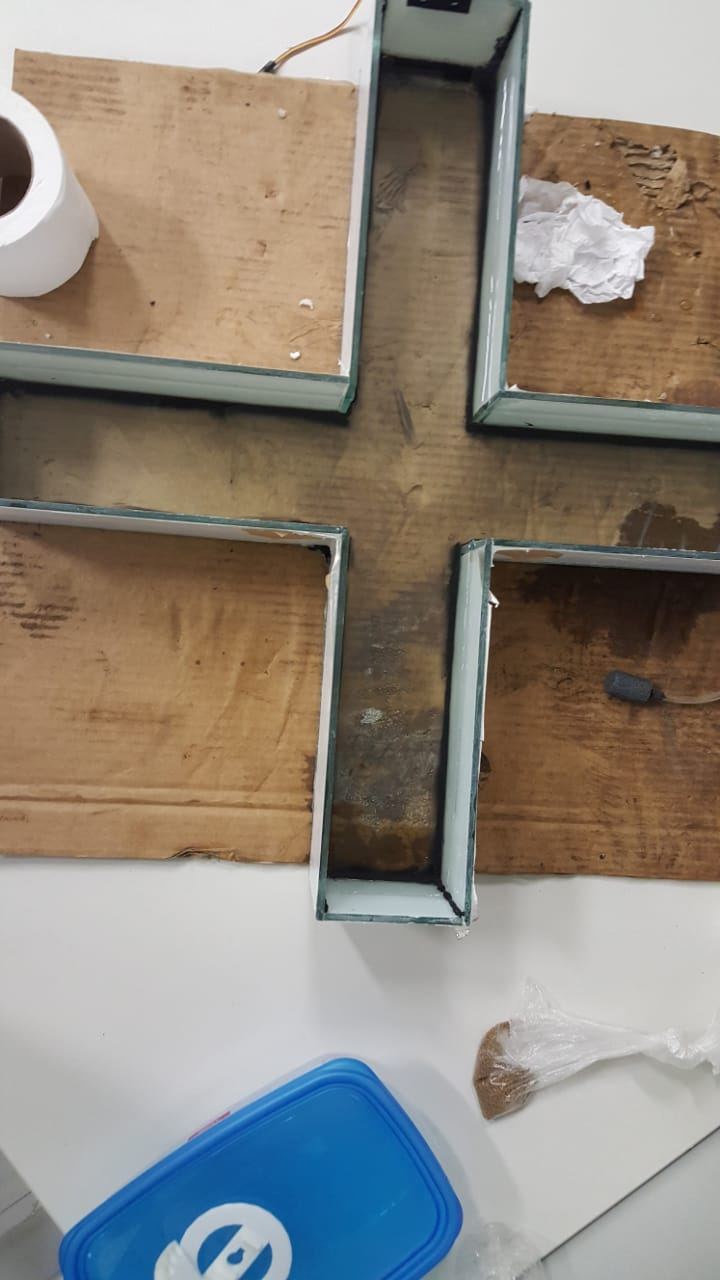
#> input picture Roboteam/OpenCV/Exemplos/Exemplos - Python/testepeixe.jpeg, 720 x 1280 px
$ python ContoursFinding.py   (older library calls are emulated)
#> lines starting #> are read from the running program, lines starting #| are printed output that depends on the picture; after the words box and inside, x2 and y2 are one past the last pixel; in counts of white or black regions, pixels touching at a corner belong together
# http://opencv-python-tutroals.readthedocs.io/en/latest/py_tutorials/py_imgproc/py_contours/py_contours_begin/py_contours_begin.html#contours-getting-started

import numpy as np
import cv2

im = cv2.imread('testepeixe.jpeg')
#> im is the input picture: shape (1280, 720, 3); mean B, G, R 124.7, 134.6, 142.3
imgray = cv2.cvtColor(im, cv2.COLOR_BGR2GRAY)
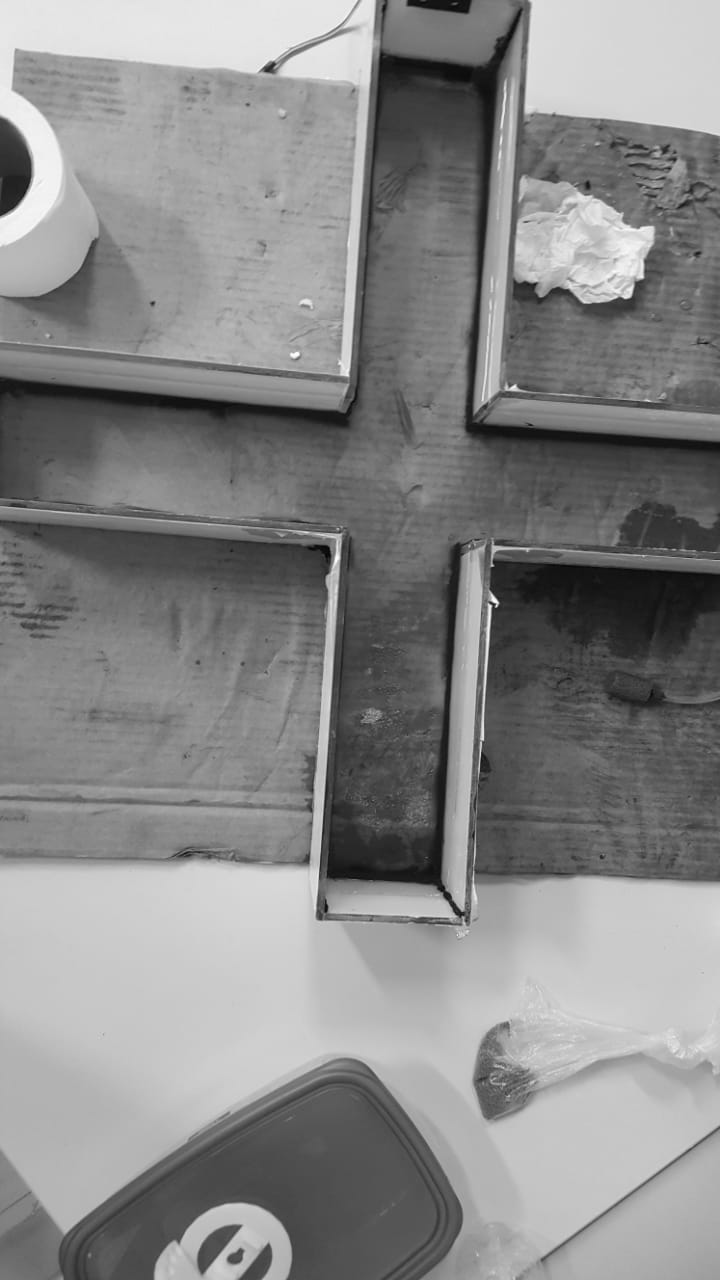
#> imgray: shape (1280, 720); min 1, max 255, mean 135.8
ret, thresh = cv2.threshold(imgray, 127, 255, 0)
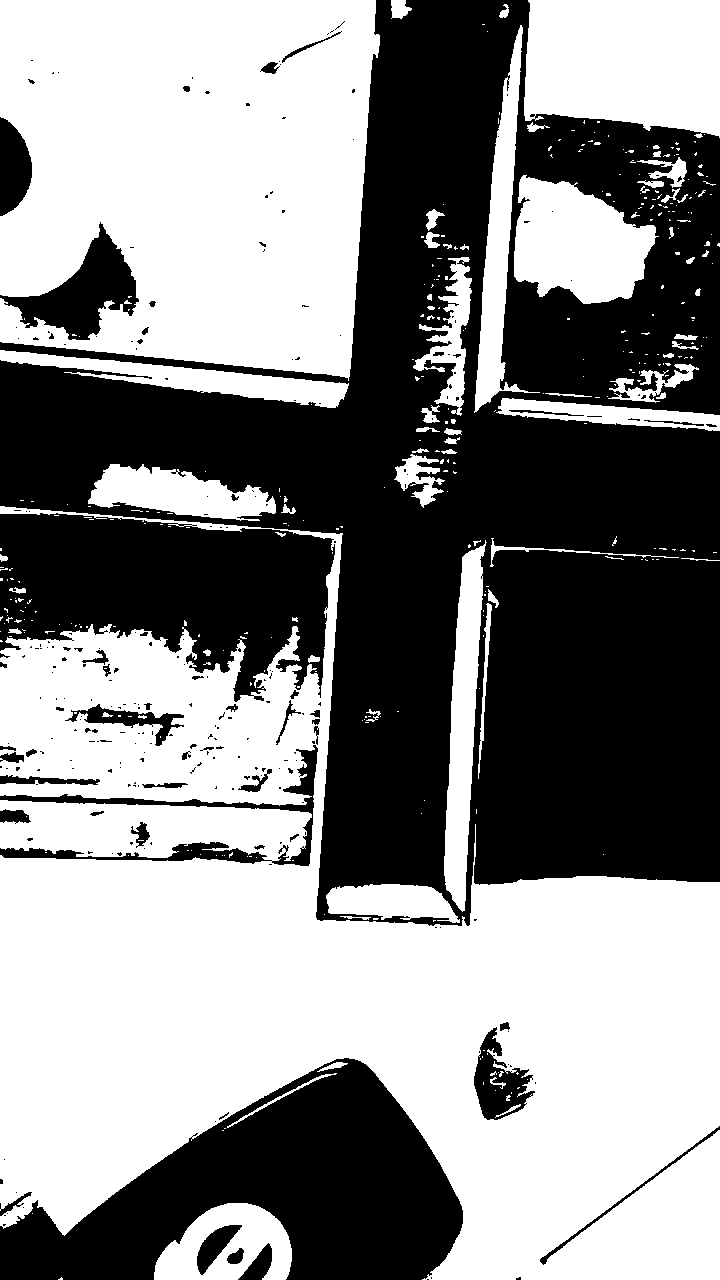
#> thresh: shape (1280, 720); 53.7% white; 259 black regions (206 under 20 px)
image, contours, hierarchy = cv2.findContours(thresh, cv2.RETR_TREE, cv2.CHAIN_APPROX_SIMPLE)
#> contours = 663 contours, 546 with area under 20; largest, box (x1, y1, x2, y2) and area: (0, 506, 720, 1280) 285518, (0, 0, 380, 381) 121274, (524, 0, 720, 138) 23530, (514, 175, 659, 304) 12448, (444, 540, 487, 912) 7737
print(len(contours))
#| 663
cnt = contours[4]
#> cnt = contour of 62 points, box (x1, y1, x2, y2) (196, 1224, 243, 1276), area 1022
img = cv2.drawContours(im, [cnt], 0, (0,255,0), 3)

cv2.imshow('Contours', img)
cv2.waitKey(0)

$ run again, with Roboteam/OpenCV/Exemplos/Exemplos - Python/CLAHE.jpg copied over Roboteam/OpenCV/Exemplos/Exemplos - Python/testepeixe.jpeg
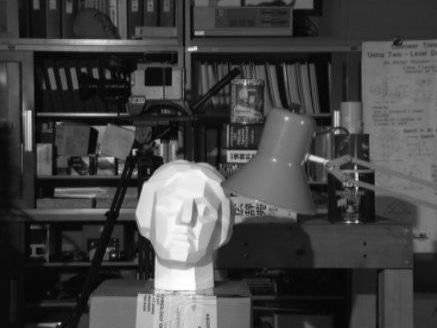
#> input picture Roboteam/OpenCV/Exemplos/Exemplos - Python/CLAHE.jpg, 437 x 328 px
#> im is the input picture: shape (328, 437, 3); min 0, max 255, mean 68.6
#> `ret, thresh = cv2.threshold(imgray, 127, 255, 0)`:
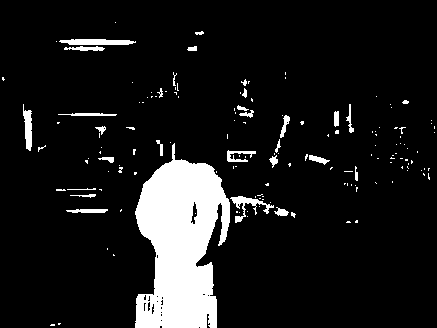
#> thresh: shape (328, 437); 10.3% white; 152 white regions (122 under 20 px)
#> contours = 173 contours, 149 with area under 20; largest, box (x1, y1, x2, y2) and area: (135, 143, 230, 328) 11460, (59, 39, 136, 45) 302, (230, 196, 274, 223) 245, (23, 104, 32, 151) 224, (227, 150, 256, 162) 106
#| 173
#> cnt = [[347, 221], [346, 222], [350, 222], [349, 221]]
